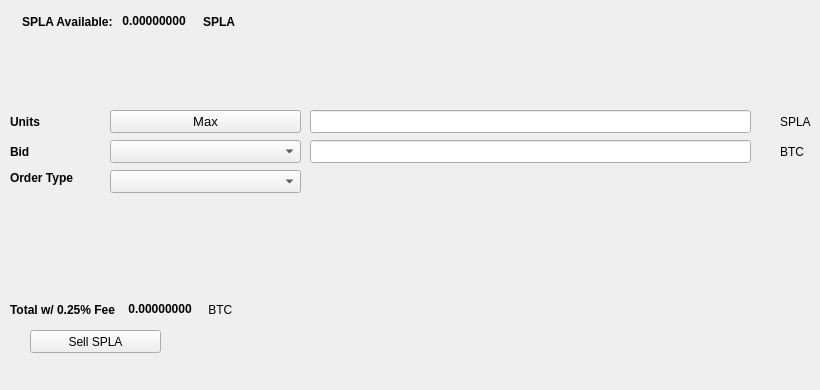
   <widget class="QWidget" name="SellTab">
    <attribute name="title">
     <string>Sell</string>
    </attribute>
    <widget class="QLabel" name="label_16">
     <property name="geometry">
      <rect>
       <x>780</x>
       <y>140</y>
       <width>31</width>
       <height>23</height>
      </rect>
     </property>
     <property name="text">
      <string>BTC</string>
     </property>
    </widget>
    <widget class="QComboBox" name="SellBidcomboBox">
     <property name="geometry">
      <rect>
       <x>110</x>
       <y>140</y>
       <width>191</width>
       <height>23</height>
      </rect>
     </property>
     <property name="font">
      <font>
       <pointsize>10</pointsize>
      </font>
     </property>
    </widget>
    <widget class="QLabel" name="label_18">
     <property name="geometry">
      <rect>
       <x>10</x>
       <y>110</y>
       <width>46</width>
       <height>23</height>
      </rect>
     </property>
     <property name="font">
      <font>
       <weight>75</weight>
       <bold>true</bold>
      </font>
     </property>
     <property name="text">
      <string>Units</string>
     </property>
    </widget>
    <widget class="QPushButton" name="Sell_Max_Amount">
     <property name="geometry">
      <rect>
       <x>110</x>
       <y>110</y>
       <width>191</width>
       <height>23</height>
      </rect>
     </property>
     <property name="font">
      <font>
       <pointsize>10</pointsize>
      </font>
     </property>
     <property name="text">
      <string>Max</string>
     </property>
    </widget>
    <widget class="QLabel" name="label_20">
     <property name="geometry">
      <rect>
       <x>10</x>
       <y>170</y>
       <width>91</width>
       <height>16</height>
      </rect>
     </property>
     <property name="font">
      <font>
       <weight>75</weight>
       <bold>true</bold>
      </font>
     </property>
     <property name="text">
      <string>Order Type</string>
     </property>
    </widget>
    <widget class="QComboBox" name="SellOrdertypeCombo">
     <property name="geometry">
      <rect>
       <x>110</x>
       <y>170</y>
       <width>191</width>
       <height>23</height>
      </rect>
     </property>
     <property name="font">
      <font>
       <pointsize>10</pointsize>
      </font>
     </property>
    </widget>
    <widget class="QLabel" name="label_21">
     <property name="geometry">
      <rect>
       <x>10</x>
       <y>140</y>
       <width>46</width>
       <height>23</height>
      </rect>
     </property>
     <property name="font">
      <font>
       <weight>75</weight>
       <bold>true</bold>
      </font>
     </property>
     <property name="text">
      <string>Bid</string>
     </property>
    </widget>
    <widget class="QLabel" name="label_22">
     <property name="geometry">
      <rect>
       <x>780</x>
       <y>110</y>
       <width>31</width>
       <height>23</height>
      </rect>
     </property>
     <property name="text">
      <string>SPLA</string>
     </property>
    </widget>
    <widget class="QLineEdit" name="UnitsInputSPLA">
     <property name="geometry">
      <rect>
       <x>310</x>
       <y>110</y>
       <width>441</width>
       <height>23</height>
      </rect>
     </property>
     <property name="font">
      <font>
       <pointsize>9</pointsize>
       <weight>75</weight>
       <bold>true</bold>
      </font>
     </property>
    </widget>
    <widget class="QLineEdit" name="SellBidPriceEdit">
     <property name="geometry">
      <rect>
       <x>310</x>
       <y>140</y>
       <width>441</width>
       <height>23</height>
      </rect>
     </property>
     <property name="font">
      <font>
       <pointsize>9</pointsize>
       <weight>75</weight>
       <bold>true</bold>
      </font>
     </property>
    </widget>
    <widget class="QPushButton" name="SellSPLABTN">
     <property name="geometry">
      <rect>
       <x>30</x>
       <y>330</y>
       <width>131</width>
       <height>23</height>
      </rect>
     </property>
     <property name="text">
      <string>Sell SPLA</string>
     </property>
     <property name="icon">
      <iconset resource="../splashfarms">
       <normaloff>:/icons/bitcoin</normaloff>:/icons/bitcoin</iconset>
     </property>
    </widget>
    <widget class="QWidget" name="layoutWidget3">
     <property name="geometry">
      <rect>
       <x>22</x>
       <y>12</y>
       <width>258</width>
       <height>19</height>
      </rect>
     </property>
     <layout class="QHBoxLayout" name="horizontalLayout">
      <item>
       <widget class="QLabel" name="label232_2">
        <property name="font">
         <font>
          <weight>75</weight>
          <bold>true</bold>
         </font>
        </property>
        <property name="text">
         <string>SPLA Available:</string>
        </property>
       </widget>
      </item>
      <item>
       <widget class="QLabel" name="SPLAAvailableLabel">
        <property name="palette">
         <palette>
          <active>
           <colorrole role="WindowText">
            <brush brushstyle="SolidPattern">
             <color alpha="255">
              <red>0</red>
              <green>0</green>
              <blue>0</blue>
             </color>
            </brush>
           </colorrole>
           <colorrole role="Button">
            <brush brushstyle="SolidPattern">
             <color alpha="255">
              <red>0</red>
              <green>170</green>
              <blue>0</blue>
             </color>
            </brush>
           </colorrole>
           <colorrole role="Light">
            <brush brushstyle="SolidPattern">
             <color alpha="255">
              <red>0</red>
              <green>255</green>
              <blue>0</blue>
             </color>
            </brush>
           </colorrole>
           <colorrole role="Midlight">
            <brush brushstyle="SolidPattern">
             <color alpha="255">
              <red>0</red>
              <green>212</green>
              <blue>0</blue>
             </color>
            </brush>
           </colorrole>
           <colorrole role="Dark">
            <brush brushstyle="SolidPattern">
             <color alpha="255">
              <red>0</red>
              <green>85</green>
              <blue>0</blue>
             </color>
            </brush>
           </colorrole>
           <colorrole role="Mid">
            <brush brushstyle="SolidPattern">
             <color alpha="255">
              <red>0</red>
              <green>113</green>
              <blue>0</blue>
             </color>
            </brush>
           </colorrole>
           <colorrole role="Text">
            <brush brushstyle="SolidPattern">
             <color alpha="255">
              <red>0</red>
              <green>170</green>
              <blue>0</blue>
             </color>
            </brush>
           </colorrole>
           <colorrole role="BrightText">
            <brush brushstyle="SolidPattern">
             <color alpha="255">
              <red>255</red>
              <green>255</green>
              <blue>255</blue>
             </color>
            </brush>
           </colorrole>
           <colorrole role="ButtonText">
            <brush brushstyle="SolidPattern">
             <color alpha="255">
              <red>0</red>
              <green>0</green>
              <blue>0</blue>
             </color>
            </brush>
           </colorrole>
           <colorrole role="Base">
            <brush brushstyle="SolidPattern">
             <color alpha="255">
              <red>255</red>
              <green>255</green>
              <blue>255</blue>
             </color>
            </brush>
           </colorrole>
           <colorrole role="Window">
            <brush brushstyle="SolidPattern">
             <color alpha="255">
              <red>0</red>
              <green>170</green>
              <blue>0</blue>
             </color>
            </brush>
           </colorrole>
           <colorrole role="Shadow">
            <brush brushstyle="SolidPattern">
             <color alpha="255">
              <red>0</red>
              <green>0</green>
              <blue>0</blue>
             </color>
            </brush>
           </colorrole>
           <colorrole role="AlternateBase">
            <brush brushstyle="SolidPattern">
             <color alpha="255">
              <red>127</red>
              <green>212</green>
              <blue>127</blue>
             </color>
            </brush>
           </colorrole>
           <colorrole role="ToolTipBase">
            <brush brushstyle="SolidPattern">
             <color alpha="255">
              <red>255</red>
              <green>255</green>
              <blue>220</blue>
             </color>
            </brush>
           </colorrole>
           <colorrole role="ToolTipText">
            <brush brushstyle="SolidPattern">
             <color alpha="255">
              <red>0</red>
              <green>0</green>
              <blue>0</blue>
             </color>
            </brush>
           </colorrole>
          </active>
          <inactive>
           <colorrole role="WindowText">
            <brush brushstyle="SolidPattern">
             <color alpha="255">
              <red>0</red>
              <green>0</green>
              <blue>0</blue>
             </color>
            </brush>
           </colorrole>
           <colorrole role="Button">
            <brush brushstyle="SolidPattern">
             <color alpha="255">
              <red>0</red>
              <green>170</green>
              <blue>0</blue>
             </color>
            </brush>
           </colorrole>
           <colorrole role="Light">
            <brush brushstyle="SolidPattern">
             <color alpha="255">
              <red>0</red>
              <green>255</green>
              <blue>0</blue>
             </color>
            </brush>
           </colorrole>
           <colorrole role="Midlight">
            <brush brushstyle="SolidPattern">
             <color alpha="255">
              <red>0</red>
              <green>212</green>
              <blue>0</blue>
             </color>
            </brush>
           </colorrole>
           <colorrole role="Dark">
            <brush brushstyle="SolidPattern">
             <color alpha="255">
              <red>0</red>
              <green>85</green>
              <blue>0</blue>
             </color>
            </brush>
           </colorrole>
           <colorrole role="Mid">
            <brush brushstyle="SolidPattern">
             <color alpha="255">
              <red>0</red>
              <green>113</green>
              <blue>0</blue>
             </color>
            </brush>
           </colorrole>
           <colorrole role="Text">
            <brush brushstyle="SolidPattern">
             <color alpha="255">
              <red>0</red>
              <green>170</green>
              <blue>0</blue>
             </color>
            </brush>
           </colorrole>
           <colorrole role="BrightText">
            <brush brushstyle="SolidPattern">
             <color alpha="255">
              <red>255</red>
              <green>255</green>
              <blue>255</blue>
             </color>
            </brush>
           </colorrole>
           <colorrole role="ButtonText">
            <brush brushstyle="SolidPattern">
             <color alpha="255">
              <red>0</red>
              <green>0</green>
              <blue>0</blue>
             </color>
            </brush>
           </colorrole>
           <colorrole role="Base">
            <brush brushstyle="SolidPattern">
             <color alpha="255">
              <red>255</red>
              <green>255</green>
              <blue>255</blue>
             </color>
            </brush>
           </colorrole>
           <colorrole role="Window">
            <brush brushstyle="SolidPattern">
             <color alpha="255">
              <red>0</red>
              <green>170</green>
              <blue>0</blue>
             </color>
            </brush>
           </colorrole>
           <colorrole role="Shadow">
            <brush brushstyle="SolidPattern">
             <color alpha="255">
              <red>0</red>
              <green>0</green>
              <blue>0</blue>
             </color>
            </brush>
           </colorrole>
           <colorrole role="AlternateBase">
            <brush brushstyle="SolidPattern">
             <color alpha="255">
              <red>127</red>
              <green>212</green>
              <blue>127</blue>
             </color>
            </brush>
           </colorrole>
           <colorrole role="ToolTipBase">
            <brush brushstyle="SolidPattern">
             <color alpha="255">
              <red>255</red>
              <green>255</green>
              <blue>220</blue>
             </color>
            </brush>
           </colorrole>
           <colorrole role="ToolTipText">
            <brush brushstyle="SolidPattern">
             <color alpha="255">
              <red>0</red>
              <green>0</green>
              <blue>0</blue>
             </color>
            </brush>
           </colorrole>
          </inactive>
          <disabled>
           <colorrole role="WindowText">
            <brush brushstyle="SolidPattern">
             <color alpha="255">
              <red>0</red>
              <green>85</green>
              <blue>0</blue>
             </color>
            </brush>
           </colorrole>
           <colorrole role="Button">
            <brush brushstyle="SolidPattern">
             <color alpha="255">
              <red>0</red>
              <green>170</green>
              <blue>0</blue>
             </color>
            </brush>
           </colorrole>
           <colorrole role="Light">
            <brush brushstyle="SolidPattern">
             <color alpha="255">
              <red>0</red>
              <green>255</green>
              <blue>0</blue>
             </color>
            </brush>
           </colorrole>
           <colorrole role="Midlight">
            <brush brushstyle="SolidPattern">
             <color alpha="255">
              <red>0</red>
              <green>212</green>
              <blue>0</blue>
             </color>
            </brush>
           </colorrole>
           <colorrole role="Dark">
            <brush brushstyle="SolidPattern">
             <color alpha="255">
              <red>0</red>
              <green>85</green>
              <blue>0</blue>
             </color>
            </brush>
           </colorrole>
           <colorrole role="Mid">
            <brush brushstyle="SolidPattern">
             <color alpha="255">
              <red>0</red>
              <green>113</green>
              <blue>0</blue>
             </color>
            </brush>
           </colorrole>
           <colorrole role="Text">
            <brush brushstyle="SolidPattern">
             <color alpha="255">
              <red>0</red>
              <green>85</green>
              <blue>0</blue>
             </color>
            </brush>
           </colorrole>
           <colorrole role="BrightText">
            <brush brushstyle="SolidPattern">
             <color alpha="255">
              <red>255</red>
              <green>255</green>
              <blue>255</blue>
             </color>
            </brush>
           </colorrole>
           <colorrole role="ButtonText">
            <brush brushstyle="SolidPattern">
             <color alpha="255">
              <red>0</red>
              <green>85</green>
              <blue>0</blue>
             </color>
            </brush>
           </colorrole>
           <colorrole role="Base">
            <brush brushstyle="SolidPattern">
             <color alpha="255">
              <red>0</red>
              <green>170</green>
              <blue>0</blue>
             </color>
            </brush>
           </colorrole>
           <colorrole role="Window">
            <brush brushstyle="SolidPattern">
             <color alpha="255">
              <red>0</red>
              <green>170</green>
              <blue>0</blue>
             </color>
            </brush>
           </colorrole>
           <colorrole role="Shadow">
            <brush brushstyle="SolidPattern">
             <color alpha="255">
              <red>0</red>
              <green>0</green>
              <blue>0</blue>
             </color>
            </brush>
           </colorrole>
           <colorrole role="AlternateBase">
            <brush brushstyle="SolidPattern">
             <color alpha="255">
              <red>0</red>
              <green>170</green>
              <blue>0</blue>
             </color>
            </brush>
           </colorrole>
           <colorrole role="ToolTipBase">
            <brush brushstyle="SolidPattern">
             <color alpha="255">
              <red>255</red>
              <green>255</green>
              <blue>220</blue>
             </color>
            </brush>
           </colorrole>
           <colorrole role="ToolTipText">
            <brush brushstyle="SolidPattern">
             <color alpha="255">
              <red>0</red>
              <green>0</green>
              <blue>0</blue>
             </color>
            </brush>
           </colorrole>
          </disabled>
         </palette>
        </property>
        <property name="font">
         <font>
          <weight>75</weight>
          <bold>true</bold>
         </font>
        </property>
        <property name="text">
         <string> 0.00000000 </string>
        </property>
        <property name="textInteractionFlags">
         <set>Qt::LinksAccessibleByMouse|Qt::TextSelectableByKeyboard|Qt::TextSelectableByMouse</set>
        </property>
       </widget>
      </item>
      <item>
       <widget class="QLabel" name="labelSPLA">
        <property name="font">
         <font>
          <weight>75</weight>
          <bold>true</bold>
         </font>
        </property>
        <property name="text">
         <string>SPLA</string>
        </property>
       </widget>
      </item>
     </layout>
    </widget>
    <widget class="QWidget" name="layoutWidget">
     <property name="geometry">
      <rect>
       <x>10</x>
       <y>300</y>
       <width>268</width>
       <height>19</height>
      </rect>
     </property>
     <layout class="QHBoxLayout" name="horizontalLayout_2">
      <item>
       <widget class="QLabel" name="label_19">
        <property name="font">
         <font>
          <weight>75</weight>
          <bold>true</bold>
         </font>
        </property>
        <property name="text">
         <string>Total w/ 0.25% Fee </string>
        </property>
       </widget>
      </item>
      <item>
       <widget class="QLabel" name="SellCostLabel">
        <property name="palette">
         <palette>
          <active>
           <colorrole role="WindowText">
            <brush brushstyle="SolidPattern">
             <color alpha="255">
              <red>0</red>
              <green>0</green>
              <blue>0</blue>
             </color>
            </brush>
           </colorrole>
           <colorrole role="Button">
            <brush brushstyle="SolidPattern">
             <color alpha="255">
              <red>0</red>
              <green>170</green>
              <blue>0</blue>
             </color>
            </brush>
           </colorrole>
           <colorrole role="Light">
            <brush brushstyle="SolidPattern">
             <color alpha="255">
              <red>0</red>
              <green>255</green>
              <blue>0</blue>
             </color>
            </brush>
           </colorrole>
           <colorrole role="Midlight">
            <brush brushstyle="SolidPattern">
             <color alpha="255">
              <red>0</red>
              <green>212</green>
              <blue>0</blue>
             </color>
            </brush>
           </colorrole>
           <colorrole role="Dark">
            <brush brushstyle="SolidPattern">
             <color alpha="255">
              <red>0</red>
              <green>85</green>
              <blue>0</blue>
             </color>
            </brush>
           </colorrole>
           <colorrole role="Mid">
            <brush brushstyle="SolidPattern">
             <color alpha="255">
              <red>0</red>
              <green>113</green>
              <blue>0</blue>
             </color>
            </brush>
           </colorrole>
           <colorrole role="Text">
            <brush brushstyle="SolidPattern">
             <color alpha="255">
              <red>0</red>
              <green>170</green>
              <blue>0</blue>
             </color>
            </brush>
           </colorrole>
           <colorrole role="BrightText">
            <brush brushstyle="SolidPattern">
             <color alpha="255">
              <red>255</red>
              <green>255</green>
              <blue>255</blue>
             </color>
            </brush>
           </colorrole>
           <colorrole role="ButtonText">
            <brush brushstyle="SolidPattern">
             <color alpha="255">
              <red>0</red>
              <green>0</green>
              <blue>0</blue>
             </color>
            </brush>
           </colorrole>
           <colorrole role="Base">
            <brush brushstyle="SolidPattern">
             <color alpha="255">
              <red>255</red>
              <green>255</green>
              <blue>255</blue>
             </color>
            </brush>
           </colorrole>
           <colorrole role="Window">
            <brush brushstyle="SolidPattern">
             <color alpha="255">
              <red>0</red>
              <green>170</green>
              <blue>0</blue>
             </color>
            </brush>
           </colorrole>
           <colorrole role="Shadow">
            <brush brushstyle="SolidPattern">
             <color alpha="255">
              <red>0</red>
              <green>0</green>
              <blue>0</blue>
             </color>
            </brush>
           </colorrole>
           <colorrole role="AlternateBase">
            <brush brushstyle="SolidPattern">
             <color alpha="255">
              <red>127</red>
              <green>212</green>
              <blue>127</blue>
             </color>
            </brush>
           </colorrole>
           <colorrole role="ToolTipBase">
            <brush brushstyle="SolidPattern">
             <color alpha="255">
              <red>255</red>
              <green>255</green>
              <blue>220</blue>
             </color>
            </brush>
           </colorrole>
           <colorrole role="ToolTipText">
            <brush brushstyle="SolidPattern">
             <color alpha="255">
              <red>0</red>
              <green>0</green>
              <blue>0</blue>
             </color>
            </brush>
           </colorrole>
          </active>
          <inactive>
           <colorrole role="WindowText">
            <brush brushstyle="SolidPattern">
             <color alpha="255">
              <red>0</red>
              <green>0</green>
              <blue>0</blue>
             </color>
            </brush>
           </colorrole>
           <colorrole role="Button">
            <brush brushstyle="SolidPattern">
             <color alpha="255">
              <red>0</red>
              <green>170</green>
              <blue>0</blue>
             </color>
            </brush>
           </colorrole>
           <colorrole role="Light">
            <brush brushstyle="SolidPattern">
             <color alpha="255">
              <red>0</red>
              <green>255</green>
              <blue>0</blue>
             </color>
            </brush>
           </colorrole>
           <colorrole role="Midlight">
            <brush brushstyle="SolidPattern">
             <color alpha="255">
              <red>0</red>
              <green>212</green>
              <blue>0</blue>
             </color>
            </brush>
           </colorrole>
           <colorrole role="Dark">
            <brush brushstyle="SolidPattern">
             <color alpha="255">
              <red>0</red>
              <green>85</green>
              <blue>0</blue>
             </color>
            </brush>
           </colorrole>
           <colorrole role="Mid">
            <brush brushstyle="SolidPattern">
             <color alpha="255">
              <red>0</red>
              <green>113</green>
              <blue>0</blue>
             </color>
            </brush>
           </colorrole>
           <colorrole role="Text">
            <brush brushstyle="SolidPattern">
             <color alpha="255">
              <red>0</red>
              <green>170</green>
              <blue>0</blue>
             </color>
            </brush>
           </colorrole>
           <colorrole role="BrightText">
            <brush brushstyle="SolidPattern">
             <color alpha="255">
              <red>255</red>
              <green>255</green>
              <blue>255</blue>
             </color>
            </brush>
           </colorrole>
           <colorrole role="ButtonText">
            <brush brushstyle="SolidPattern">
             <color alpha="255">
              <red>0</red>
              <green>0</green>
              <blue>0</blue>
             </color>
            </brush>
           </colorrole>
           <colorrole role="Base">
            <brush brushstyle="SolidPattern">
             <color alpha="255">
              <red>255</red>
              <green>255</green>
              <blue>255</blue>
             </color>
            </brush>
           </colorrole>
           <colorrole role="Window">
            <brush brushstyle="SolidPattern">
             <color alpha="255">
              <red>0</red>
              <green>170</green>
              <blue>0</blue>
             </color>
            </brush>
           </colorrole>
           <colorrole role="Shadow">
            <brush brushstyle="SolidPattern">
             <color alpha="255">
              <red>0</red>
              <green>0</green>
              <blue>0</blue>
             </color>
            </brush>
           </colorrole>
           <colorrole role="AlternateBase">
            <brush brushstyle="SolidPattern">
             <color alpha="255">
              <red>127</red>
              <green>212</green>
              <blue>127</blue>
             </color>
            </brush>
           </colorrole>
           <colorrole role="ToolTipBase">
            <brush brushstyle="SolidPattern">
             <color alpha="255">
              <red>255</red>
              <green>255</green>
              <blue>220</blue>
             </color>
            </brush>
           </colorrole>
           <colorrole role="ToolTipText">
            <brush brushstyle="SolidPattern">
             <color alpha="255">
              <red>0</red>
              <green>0</green>
              <blue>0</blue>
             </color>
            </brush>
           </colorrole>
          </inactive>
          <disabled>
           <colorrole role="WindowText">
            <brush brushstyle="SolidPattern">
             <color alpha="255">
              <red>0</red>
              <green>85</green>
              <blue>0</blue>
             </color>
            </brush>
           </colorrole>
           <colorrole role="Button">
            <brush brushstyle="SolidPattern">
             <color alpha="255">
              <red>0</red>
              <green>170</green>
              <blue>0</blue>
             </color>
            </brush>
           </colorrole>
           <colorrole role="Light">
            <brush brushstyle="SolidPattern">
             <color alpha="255">
              <red>0</red>
              <green>255</green>
              <blue>0</blue>
             </color>
            </brush>
           </colorrole>
           <colorrole role="Midlight">
            <brush brushstyle="SolidPattern">
             <color alpha="255">
              <red>0</red>
              <green>212</green>
              <blue>0</blue>
             </color>
            </brush>
           </colorrole>
           <colorrole role="Dark">
            <brush brushstyle="SolidPattern">
             <color alpha="255">
              <red>0</red>
              <green>85</green>
              <blue>0</blue>
             </color>
            </brush>
           </colorrole>
           <colorrole role="Mid">
            <brush brushstyle="SolidPattern">
             <color alpha="255">
              <red>0</red>
              <green>113</green>
              <blue>0</blue>
             </color>
            </brush>
           </colorrole>
           <colorrole role="Text">
            <brush brushstyle="SolidPattern">
             <color alpha="255">
              <red>0</red>
              <green>85</green>
              <blue>0</blue>
             </color>
            </brush>
           </colorrole>
           <colorrole role="BrightText">
            <brush brushstyle="SolidPattern">
             <color alpha="255">
              <red>255</red>
              <green>255</green>
              <blue>255</blue>
             </color>
            </brush>
           </colorrole>
           <colorrole role="ButtonText">
            <brush brushstyle="SolidPattern">
             <color alpha="255">
              <red>0</red>
              <green>85</green>
              <blue>0</blue>
             </color>
            </brush>
           </colorrole>
           <colorrole role="Base">
            <brush brushstyle="SolidPattern">
             <color alpha="255">
              <red>0</red>
              <green>170</green>
              <blue>0</blue>
             </color>
            </brush>
           </colorrole>
           <colorrole role="Window">
            <brush brushstyle="SolidPattern">
             <color alpha="255">
              <red>0</red>
              <green>170</green>
              <blue>0</blue>
             </color>
            </brush>
           </colorrole>
           <colorrole role="Shadow">
            <brush brushstyle="SolidPattern">
             <color alpha="255">
              <red>0</red>
              <green>0</green>
              <blue>0</blue>
             </color>
            </brush>
           </colorrole>
           <colorrole role="AlternateBase">
            <brush brushstyle="SolidPattern">
             <color alpha="255">
              <red>0</red>
              <green>170</green>
              <blue>0</blue>
             </color>
            </brush>
           </colorrole>
           <colorrole role="ToolTipBase">
            <brush brushstyle="SolidPattern">
             <color alpha="255">
              <red>255</red>
              <green>255</green>
              <blue>220</blue>
             </color>
            </brush>
           </colorrole>
           <colorrole role="ToolTipText">
            <brush brushstyle="SolidPattern">
             <color alpha="255">
              <red>0</red>
              <green>0</green>
              <blue>0</blue>
             </color>
            </brush>
           </colorrole>
          </disabled>
         </palette>
        </property>
        <property name="font">
         <font>
          <weight>75</weight>
          <bold>true</bold>
         </font>
        </property>
        <property name="autoFillBackground">
         <bool>false</bool>
        </property>
        <property name="text">
         <string> 0.00000000</string>
        </property>
        <property name="textInteractionFlags">
         <set>Qt::LinksAccessibleByMouse|Qt::TextSelectableByMouse</set>
        </property>
       </widget>
      </item>
      <item>
       <widget class="QLabel" name="label_17">
        <property name="font">
         <font>
          <weight>50</weight>
          <bold>false</bold>
         </font>
        </property>
        <property name="text">
         <string> BTC</string>
        </property>
       </widget>
      </item>
     </layout>
    </widget>
    <widget class="QLabel" name="label_23">
     <property name="geometry">
      <rect>
       <x>460</x>
       <y>300</y>
       <width>281</width>
       <height>81</height>
      </rect>
     </property>
     <property name="text">
      <string/>
     </property>
     <property name="pixmap">
      <pixmap>:/images/bittrex</pixmap>
     </property>
    </widget>
   </widget>
